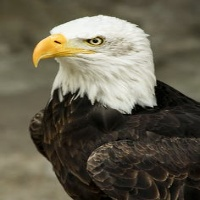
#> input picture attack_model/angle.jpg, 200 x 200 px
$ python main.py 5 attack_model/angle.jpg attack_model/lena.jpg 1.0
#> lines starting #> are read from the running program, lines starting #| are printed output that depends on the picture
### encodeinteger.py
# THIS FUNCTION ENCODES AN INTEGER INTO
# A SELF INVERTING PERMUTATION


def bitonic(X,Y):
	X.sort()               # sort X list in an ascending order
	Y.sort(reverse=True)   # sort Y list in an descending order
	p = X + Y
	return p

def getCycles():
	return C_list

def getBinary(num):
	B = list(bin(num)[2:])
	return B

def flip(B_star):
	B = []
	for i in range(len(B_star)):
		if(B_star[i] == 0):
			B.append(1)
		if(B_star[i] == 1):
			B.append(0)
	return B

def encodeInteger(key):

		sip = []
		P_b = []
		B = []
		C_list = []
		B_inverse = []
		# FORM BINARY REPRESANTATION O INPUT INTEGER
		B = getBinary(key)						  			  # bin function returns the binaty representation as string so we form a list of characters
		B = [int(i) for i in B]								  # this characters are just 0 and 1 so we reform the list to contain ints
		B_inverse = []
		X_seq = []
		Y_seq = []

		# FORM 000...0||B||0 WHERE ZEROS AT THE START ARE n*
		for i in range(len(B)):
			B.insert(0,0)                                      # insert n (lenght of B) 0s in front of the binary representation of key
		B.insert(len(B),0)                                     # insert one extra 0 in the end

		# FORM FLIP(B) = B'
		B_inverse = flip(B)


		#FORM X AND Y SEQUENCES
		for i in range(len(B_inverse)):
			if(B_inverse[i] == 0):
				X_seq.append(i + 1)
			if(B_inverse[i] == 1):
				Y_seq.append(i + 1)


		# FORM THE BITONIC SEQUENCE
		P_b = bitonic(X_seq,Y_seq)

		# FORM CYCLES
		N = len(P_b)
		M = 0
		if(N % 2 == 0):             # check if permutation has odd or even length
			M = N / 2				# M represents the how many cycles we have
		else:                       # for example if πb(5,6,9,8,7,4,3,2,1) is the bitonic permutation has odd length
			M = int(N / 2) + 1      # so we will have M = 5 cycles, 4 2-cycle and 1 1-cycle

		for i in range(M):
			if(P_b[i] == P_b[len(P_b) - i - 1]):    # case1: the number from the left is the same with the number from right (we are in the middle of πb)
				t = (P_b[i])
				C_list.append(t)
			else:
				t = (P_b[i],P_b[len(P_b) - i - 1])  # case2: we are not in the middle of πb so we form a 2-cycle t = (pi,pj)
				C_list.append(t)                    # where pi is the i-th number from the left and pj is the j-th number from right of πb
								                    # in the end C_list looks like that [(p1,p2),(p3,p4),...]

		# FORM PERMUTATION FOLLOWING THE GIVEN ALGORITHM
		sip = P_b
		#P_b = sip
		for i in range(len(C_list)):
			t = C_list[i]
			if(type(t) is tuple):                  # checking if we have tupple or not because when we put one single digit as tupple in python
				a = t[0]						   # by default python add's it as single number not as tupple
				b = t[1]
				sip[a - 1] = b
			else:
				a = t
				sip[a - 1] = a
		#del P_b[:]
		return sip


# [3 lines that do not run on import are left out]

### extract_sip.py
import cv2
import matplotlib.pyplot as plt
import numpy as np
from scipy.linalg import dft
from ellipticdisk import createEllipticDisk
from math import sqrt
from PIL import Image
import itertools as it
import threading, queue
import math

print("using opencv version: ",cv2.__version__)


class ExtractPermutation:
	def __init__(self):
		return
	def openImage(self,path):
		img = Image.open(path)
		return img

	def getFFTTransform(self,image):
		dft = np.fft.fft2(image,norm='ortho')
		fftShift = np.fft.fftshift(dft)
		mag = np.abs(fftShift)
		phase = np.angle(fftShift)
		return mag,phase

	# [18 lines left out: functions getIFFTTransform, showImage, not called in this run]

	def getSip(self,img,SIZE,PR,PB):
		im = self.openImage(img)
		r,g,b = im.split()

		sip1 = self.extractPermutationFromChannel(r,SIZE,PR,PB)
		sip2 = self.extractPermutationFromChannel(g,SIZE,PR,PB)
		sip3 = self.extractPermutationFromChannel(b,SIZE,PR,PB)

		return sip1,sip2,sip3

	def extractPermutationFromChannel(self,channel,SIZE,PR,PB):

		grid_cell_num = 0
		sip_cells = []
		sip = []
		avg = []
		# STEP 2: COMPUTE IMAGE SIZE

		N,M = channel.size
		channel_array = np.array(channel)
		#channel_array = cv2.resize(channel_array,(200,200))

		# GET THE SIZE OF EACH GRID SHELL

		grid_size_w = math.floor((N / SIZE))
		grid_size_h = math.floor((M / SIZE))

		# FOR EACH GRID CELL COMPUTE FFT MAGNITUDE AND PHASE:
		# ALSO COMPUTE IMAGINARY RED AND BLUE ANULUS RADIOUSES:

		RED_WIDTH = PR
		BLUE_WIDTH = PB

		RED_RADIOUS_X = math.floor((N / (2 * SIZE)))
		RED_RADIOUS_Y = math.floor((M / (2 * SIZE)))

		BLUE_RADIOUS_X = (RED_RADIOUS_X - RED_WIDTH)
		BLUE_RADIOUS_Y = (RED_RADIOUS_Y - RED_WIDTH)

		minAvg = []
		minAll = []

		x = 0
		y = 0
		i = 0
		c = 0
		mag_red_blue = []
		mag_rest = []

		for r in range(0,N - grid_size_w + 1, grid_size_w):
			for c in range(0,M - grid_size_h + 1, grid_size_h):
				grid_cell_num += 1
				AVG_RED = 0
				AVG_BLUE = 0
				mag_sum_red = 0
				mag_sum_blue = 0
				D = 0

				grid_cell = channel_array[r:r + grid_size_w,c:c + grid_size_h]

				mag,phase = self.getFFTTransform(grid_cell)

				#print(grid_cell.shape)

				cx = int(grid_cell.shape[0] / 2)
				cy = int(grid_cell.shape[1] / 2)

				red,coord_red = createEllipticDisk(mag,RED_RADIOUS_X,RED_RADIOUS_Y,RED_WIDTH,cx,cy,grid_size_w,grid_size_h)
				blue,coord_blue = createEllipticDisk(mag,BLUE_RADIOUS_X,BLUE_RADIOUS_Y,BLUE_WIDTH,cx,cy,grid_size_w,grid_size_h)


				AVG_RED = sum(red) / len(red)
				#print(AVG_RED)
				AVG_BLUE = sum(blue) / len(blue)
				#print(AVG_BLUE)
				avg.append(AVG_RED)

				c += 1

				extract_factor = AVG_BLUE - AVG_RED
				minAvg.append((extract_factor,y))
				#print("local min ",minAvg)

				y += 1
			minAll.append(min(minAvg))
			#print("min all ",minAll)
			x += 1
			y = 0
			del minAvg[:]
		for i in range(len(minAll)):
			sip.append((minAll[i][1] + 1))
		return sip

### ellipticdisk.py
import sys
import numpy as np
from collections import Counter
import matplotlib.patches

def createEllipticDisk(array,R1_X,R1_Y,W,C_X,C_Y,cell_w,cell_h):
	R2_X = (R1_X - W)
	R2_Y = (R1_Y - W)
	RES1 = []
	COORD1 = []
	RES2 = []
	COORD2 = []
	angle = 0

	for x in range(cell_w):
		for y in range(cell_h):
			if((((x - C_X)**2) / (R1_X **2) + ((((y - C_Y)**2)) / (R1_Y **2)))<= 1):
				COORD1.append((x,y))
				RES1.append(array[x][y])

	for x in range(cell_w):
		for y in range(cell_h):
			if((((x - C_X)**2) / (R2_X **2) + ((((y - C_Y)**2)) / (R2_Y **2))) <= 1):
				COORD2.append((x,y))
				RES2.append(array[x][y])

	intersection1 = Counter(RES1) & Counter(RES2)
	intersection2 = Counter(COORD1) & Counter(COORD2)

	RES_unique = list(set((Counter(RES1) - intersection1).elements()))
	COORD_unique = list(set((Counter(COORD1) - intersection2).elements()))

	return RES_unique,COORD_unique

### recossip.py
import os , sys
from collections import Counter


def passes(s,sip,key,mod):
	if(mod == "left"):
		pairs = []

		for i in range(len(s)):
			pairs.append((i+1,s[i]))

		new_sip = []

		k = int(len(pairs) / 2)
		for i in range(0,k):
			x = pairs[i][0]
			y = pairs[i][1]

			rev = (y,x)

			if(rev in pairs):
				pass
			else:
				pairs[y - 1] = (y,x)


		for i in range(len(pairs)):
			new_sip.append(pairs[i][1])

		return new_sip

	if(mod == "right"):
		pairs = []

		for i in range(len(s)):
			pairs.append((i+1,s[i]))

		new_sip = []

		k = int(len(pairs) / 2)
		for i in range(len(pairs)-1,k,-1):
			x = pairs[i][0]
			y = pairs[i][1]

			rev = (y,x)

			if(rev in pairs):
				print(pairs[i])
				pass
			else:
				print(pairs[i])
				pairs[y - 1] = (y,x)


		for i in range(len(pairs)):
			new_sip.append(pairs[i][1])

		return new_sip

	if(mod == "middle"):
		pairs = []
		new_sip = []

		for i in range(len(s)):
			pairs.append((i+1,s[i]))

		for i in range(len(pairs)):
			x = pairs[i][0]
			y = pairs[i][1]

			rev = (y,x)

			if(rev in pairs):
				pass
			else:
				pairs[x - 1] = (x,x)

		for i in range(len(pairs)):
			new_sip.append(pairs[i][1])

		return new_sip

	if(mod == "start"):
		B = list(bin(key)[2:])
		k = len(B)

		new_sip = []

		for i in range(len(s)):
			new_sip.append(s[i])


		new_sip[0] = k + 1
		new_sip[k] = 1


		return new_sip

def recsip(s1,sip,key):
	new_sip = 0
	if(s1 != sip):
		new_sip = passes(s1,sip,key,"start")
		if(new_sip != sip):
			new_sip = passes(new_sip,sip,key,"left")

			if(new_sip != sip):
				new_sip = passes(new_sip,sip,key,"middle")
	else:
		return s1


	# P5 property of SIP says:
	# if we have the binary represantation B = list(binary(key)) of some key = X
	# then sip[0] = length(B) + 1
	# and sip[length(B)] = 1
	# 	for examble key = 5 has B = [1,0,1]
	# 	so length(B) = 3
	# 	sip[0] = 4 and sip[3] = 1
	# 	so we know for sure 2 valid numbers of sip
	# 	in this step sip looks like sip = [4,0,0,1,0,0,0]
	'''
	B = list(bin(key)[2:])
	s = len(B)

	new_sip[0] = s + 1
	new_sip[s] = 1


	for i in range(len(s1)):
		if(s1[s1[i] - 1] != i + 1):
			s1[s1[i] - 1] = i + 1


	if(s1[0] != s + 1):
		s1[0] = s + 1
	if(s1[s] != 1):
		s1[s] = 1

	s1[s + 1] = s + 2

	c = 0

	for i in range(len(s1)):
		k = s1[c] - 1
		if(s1[k]  == c + 1):
			pass
		else:
			s1[s1[c] - 1] = c + 1
		c = c + 1

	for i in range(len(s1)):
		if(s1[i] in valid_nums):
			continue
		else:
			#print(valid_nums[i])
			s1[valid_nums[i] - 1] = valid_nums[i]
	'''

	return new_sip


# [3 lines that do not run on import are left out]

### decodesip.py
# THIS FUNCTION DECODES A SELF INVERTING PERMUTATION
# BACK TO THE INPUT INTEGER

def findSubsequences(p):
	X_seq = []
	Y_seq = []
	for i in range(len(p) - 1):             # to find the X and Y sequence we just compare p[i] and p[i + 1]
		if(p[i] < p[i + 1]):                # for example p = (5, 6, 9, 8, 1, 2, 7, 4, 3) , p[i] = 5 and p[i + 1] = 6
			X_seq.append(p[i])              # so 5 will go in the X and we continue with 6 and 9 and so on
		else:						        # we do this fo all the elements except for the last one so we dont have problems with the bounds of the list
			Y_seq.append(p[i])
	if(p[len(p) - 1] < p[len(p) - 2]):      # Here we handle the last element compare it with the previous element in our list the number 4
		Y_seq.append(p[len(p) - 1])
	else:
		X_seq.append(p[len(p) - 1])


	return X_seq,Y_seq

def initList(N):
	l = []
	for i in range(N):                     # initList just initialize a list with a gine length N with zeros
		l.append(0)                        # we use this function to initialize some of our lists in decodeSip function
	return l

def flip(B):
	B_inverse = []
	for i in range(len(B)):                # flip function just flips the elements of a given list of 0s and 1s
		if(B[i] == 0):
			B_inverse.append(1)
		if(B[i] == 1):
			B_inverse.append(0)
	return B_inverse

def decodeSip(sip):

	cycle_list = []

	N = len(sip)			              # length of initial bitonic permutation

	if(N % 2 == 0):
		M = int(N / 2)
	else:
		M = int(N / 2) + 1
	# FORM CYCLES FROM SIP

	for i in range(M - 1):
		t = (sip[i] , i + 1)              # to form cycles we go from the start of the sip list to the middle
		cycle_list.append(t)              # and we form tupples containg (sip[i],i + 1) , i + 1 because list first index starts from 0
										  # also the loop goes to M - 1 so we dont have problems with list bounds because of the element i + 1
	for k in range(len(sip)):
		if(k + 1 == sip[k]):              # Here we handle the 1-cycle element.In the sip list the only element that has same value in index and element
			cycle_list.append(sip[k])     # is the middle element of the bitonic permutation and this element forms 1-cycle
										  # so we go through the sip list and we find the element that has same index and value

	# REVERSE THE CYCLE LIST
	cycle_list.reverse()

	# INITIALIZE BITONIC PERMUTATION
	P_b = initList(N)

	# FORM BITONIC PERMUTATION
	i = 0
	j = N
	for k in range(M):
		if(type(cycle_list[len(cycle_list) - k - 1]) is tuple):
			t = cycle_list[len(cycle_list) - k - 1]
			P_b[i] = t[0]
			P_b[j - 1] = t[1]
			i += 1
			j -= 1
			k += 1
		else:
			t = cycle_list[len(cycle_list) - k - 1]
			P_b[i] = t
			i += 1
			k += 1


	# FORM X AND Y SEQUENCES

	X,Y = findSubsequences(P_b)

	# FORM B*
	B_inverse = initList(N)

	for i in range(len(X)):
		B_inverse[X[i] - 1] = 0
	for j in range(len(Y)):
		B_inverse[Y[j] - 1] = 1


	# FORM B

	B = flip(B_inverse)


	# FORM DECIMAL FROM BINARY
	B = [str(B[i]) for i in range(len(B))]   # we turn the int B list to string so the int(B,2) will work
	B = ''.join(B)                           # we turn the list to string
	key = int((int(B,2)) / 2)                # then the string representation of the binary to decimal
                                             # we divide by 2 because by adding an extra 0 in the end of B we shift left the number
	return key

# [5 lines that do not run on import are left out]

### main.py
from encodeinteger import encodeInteger
from decodesip import decodeSip
from embed_key import EmbedPermutation
from extract_sip import ExtractPermutation
from recossip import recsip
import sys
import re


KEY = int(sys.argv[1])
IMAGE = sys.argv[2]
IMAGE_NAME = re.split(r'\.(?!\d)', IMAGE)[0]
COMMAND = sys.argv[3]
COPT = float(sys.argv[4])
global SIP
global SIZE

def startEncoding():
	global SIP,SIZE
	SIP = encodeInteger(KEY)
	SIZE = len(SIP)

def startEmbeding():
	global SIP,SIZE
	w = EmbedPermutation()
	w.getWatermarkedImage(IMAGE,SIP,SIZE,IMAGE_NAME,COPT,2,2)

def startExtracting():
	ex = ExtractPermutation()
	sip1,sip2,sip3 = ex.getSip(IMAGE,SIZE,2,2)
#> in openImage, img is the input picture: PIL image 200x200 RGB; mean R, G, B 100.5, 95.1, 78.4
#> in getSip, `r,g,b = im.split()`:
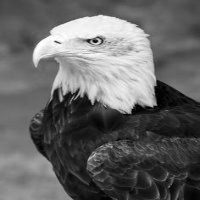
#> r: PIL image 200x200 L; min 0, max 255, mean 100.5
#> in getSip, `r,g,b = im.split()`:
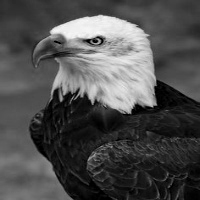
#> b: PIL image 200x200 L; min 0, max 250, mean 78.4
#> after the loop in extractPermutationFromChannel, `for r in range(0,N - grid_size_w + 1, grid_size_w):`:
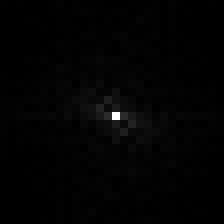
#> mag: shape (28, 28) float64 (shown 8 times larger); min 0.399, max 993.3, mean 13.2; drawn with min black and max white
#> after the loop in extractPermutationFromChannel, `for r in range(0,N - grid_size_w + 1, grid_size_w):`: avg = 49 values, max 11.82 at index 10, min 0.618 at index 21, mean 5.02; c = 169; grid_cell_num = 49; minAll = [(0.146, 5), (0.393, 0), (0.248, 6), (0.183, 0), (0.217, 0), (0.117, 0), (0.306, 0)]; minAvg = []; x = 7
#> the loop in extractPermutationFromChannel, `for i in range(len(minAll)):` made 7 passes
#> after the loop in extractPermutationFromChannel, `for i in range(len(minAll)):`: sip = [6, 1, 7, 1, 1, 1, 1]
#> the loop in extractPermutationFromChannel (call 2), `for r in range(0,N - grid_size_w + 1, grid_size_w):` made 7 passes
#> pass 1, in getFFTTransform (call 50), `phase = np.angle(fftShift)`:
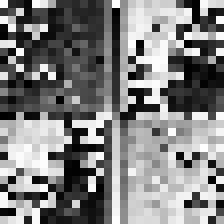
#> phase: shape (28, 28) float64 (shown 8 times larger); min -3.14, max 3.14, mean 0.00401; drawn with min black and max white
#> the loop in extractPermutationFromChannel (call 2), `for i in range(len(minAll)):` made 7 passes
#> in getSip, `sip2 = self.extractPermutationFromChannel(g,SIZE,PR,PB)`: sip2 = [6, 1, 1, 1, 1, 1, 1]
#> call 3 of extractPermutationFromChannel, with SIZE = 7, PR = 2, PB = 2
#> the loop in extractPermutationFromChannel (call 3), `for r in range(0,N - grid_size_w + 1, grid_size_w):` made 7 passes
#> pass 1, in getFFTTransform (call 99), `phase = np.angle(fftShift)`:
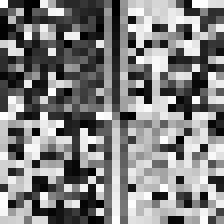
#> phase: shape (28, 28) float64 (shown 8 times larger); min -3.14, max 3.14, mean 0.00401; drawn with min black and max white
#> pass 1, in getFFTTransform (call 100), `phase = np.angle(fftShift)`:
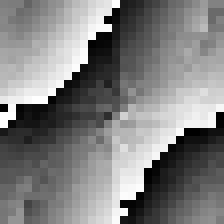
#> phase: shape (28, 28) float64 (shown 8 times larger); min -3.13, max 3.14, mean 0.00801; drawn with min black and max white
#> after the loop in extractPermutationFromChannel (call 3), `for r in range(0,N - grid_size_w + 1, grid_size_w):`:
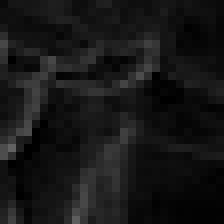
#> grid_cell: shape (28, 28) (shown 8 times larger); min 0, max 98, mean 22.1
#> the loop in extractPermutationFromChannel (call 3), `for i in range(len(minAll)):` made 7 passes
	return sip1,sip2,sip3

if __name__ == '__main__':
	if(COMMAND == "embed"):
		print("Starting encoding of key: ",KEY)
		startEncoding()
		print("Encoding ended succesfully")
		print("Starting embeding of permutation")
		startEmbeding()
		print("Embeding ended succesfully")
	else:
		print("Starting encoding of key: ",KEY)
		startEncoding()
		print("Encoding ended succesfully")
		print("Starting extraction of permutation")
		s1,s2,s3 = startExtracting()
		print(s1,s2,s3)
#| [6, 1, 7, 1, 1, 1, 1] [6, 1, 1, 1, 1, 1, 1] [6, 7, 7, 1, 1, 1, 1]

		newsip1 = recsip(s1,SIP,KEY)
#> the loop in passes, `for i in range(len(s)):` made 7 passes
#> the loop in passes (call 2), `for i in range(len(s)):` made 7 passes
#> the loop in passes (call 2), `for i in range(len(pairs)):` made 7 passes
		newsip2 = recsip(s2,SIP,KEY)
		newsip3 = recsip(s3,SIP,KEY)

		if(newsip1 == SIP):
			print("fixed sip: ",newsip1)
		elif(newsip2 == SIP):
			print("fixed sip: ",newsip2)
		elif(newsip3 == SIP):
			print("fixed sip: ",newsip3)
		else:
			print("Sip is not found yet!")

		key1 = decodeSip(s1)
#> the loop in decodeSip, `for k in range(len(sip)):` made 7 passes
#> the loop in findSubsequences, `for i in range(len(p) - 1):` made 6 passes
#> the loop in decodeSip, `for i in range(len(X)):` made 2 passes
#> the loop in decodeSip, `for j in range(len(Y)):` made 5 passes
#> the loop in flip, `for i in range(len(B)):` made 7 passes
		key2 = decodeSip(s2)
#> the loop in decodeSip (call 2), `for k in range(len(sip)):` made 7 passes
#> the loop in findSubsequences (call 2), `for i in range(len(p) - 1):` made 6 passes
#> the loop in decodeSip (call 2), `for i in range(len(X)):` made 1 pass
#> the loop in decodeSip (call 2), `for j in range(len(Y)):` made 6 passes
#> the loop in flip (call 2), `for i in range(len(B)):` made 7 passes
		key3 = decodeSip(s3)

		if(key1 == KEY):
			print("Extraction ended succesfully")
			print("Permutation of key key1 = ",key1," ","matches with input ",KEY," with permutation ",SIP)
		elif(key2 == KEY):
			print("Extraction ended succesfully")
			print("Permutation of key key2 = ",key2," ","matches with input ",KEY," with permutation ",SIP)
		elif(key3 == KEY):
			print("Extraction ended succesfully")
			print("Permutation of key key3 = ",key3," ","matches with input ",KEY," with permutation ",SIP)
		else:
			print("None of the extracted permutation matches.")

$ run again, on attack_model/watermarked_baboon.jpg
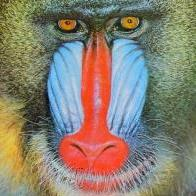
#> input picture attack_model/watermarked_baboon.jpg, 196 x 196 px
#> in openImage, img is the input picture: PIL image 196x196 RGB; mean R, G, B 136.6, 127.6, 112.6
#> after the loop in extractPermutationFromChannel, `for r in range(0,N - grid_size_w + 1, grid_size_w):`:
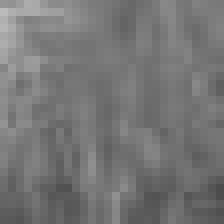
#> grid_cell: shape (28, 28) (shown 8 times larger); min 76, max 187, mean 117.3
#> after the loop in extractPermutationFromChannel, `for r in range(0,N - grid_size_w + 1, grid_size_w):`: avg = 49 values, max 22.44 at index 36, min 2.99 at index 24, mean 11.67; c = 169; grid_cell_num = 49; minAll = [(-3.44, 3), (-3.74, 5), (-1.35, 6), (-0.543, 0), (0.564, 5), (-5.22, 1), (-3.56, 2)]; minAvg = []; x = 7
#> the loop in extractPermutationFromChannel, `for i in range(len(minAll)):` made 7 passes
#> after the loop in extractPermutationFromChannel, `for i in range(len(minAll)):`: sip = [4, 6, 7, 1, 6, 2, 3]
#> the loop in extractPermutationFromChannel (call 2), `for i in range(len(minAll)):` made 7 passes
#> the loop in extractPermutationFromChannel (call 3), `for r in range(0,N - grid_size_w + 1, grid_size_w):` made 7 passes
#> after the loop in extractPermutationFromChannel (call 3), `for r in range(0,N - grid_size_w + 1, grid_size_w):`:
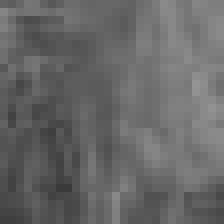
#> grid_cell: shape (28, 28) (shown 8 times larger); min 57, max 149, mean 102.8
#> the loop in extractPermutationFromChannel (call 3), `for i in range(len(minAll)):` made 7 passes
#| [4, 6, 7, 1, 6, 2, 3] [4, 6, 7, 1, 6, 2, 3] [4, 6, 7, 1, 7, 2, 3]
#> the loop in passes, `for i in range(len(s)):` made 7 passes
#> the loop in passes (call 2), `for i in range(len(s)):` made 7 passes
#> the loop in passes (call 2), `for i in range(len(pairs)):` made 7 passes
#| fixed sip:  [4, 6, 7, 1, 5, 2, 3]
#> the loop in decodeSip, `for k in range(len(sip)):` made 7 passes
#> the loop in findSubsequences, `for i in range(len(p) - 1):` made 6 passes
#> the loop in decodeSip, `for i in range(len(X)):` made 3 passes
#> the loop in decodeSip, `for j in range(len(Y)):` made 4 passes
#> the loop in flip, `for i in range(len(B)):` made 7 passes
#> the loop in decodeSip (call 2), `for k in range(len(sip)):` made 7 passes
#> the loop in findSubsequences (call 2), `for i in range(len(p) - 1):` made 6 passes
#> the loop in decodeSip (call 2), `for i in range(len(X)):` made 3 passes
#> the loop in decodeSip (call 2), `for j in range(len(Y)):` made 4 passes
#> the loop in flip (call 2), `for i in range(len(B)):` made 7 passes
